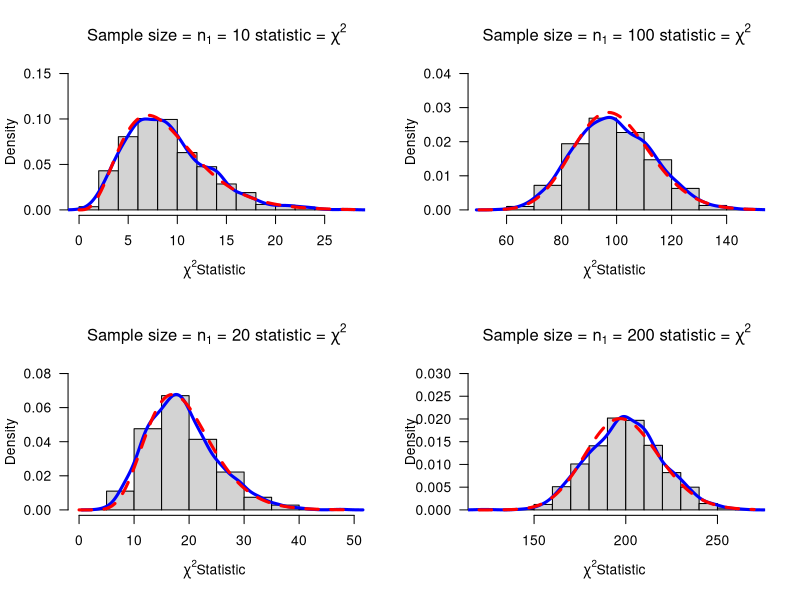
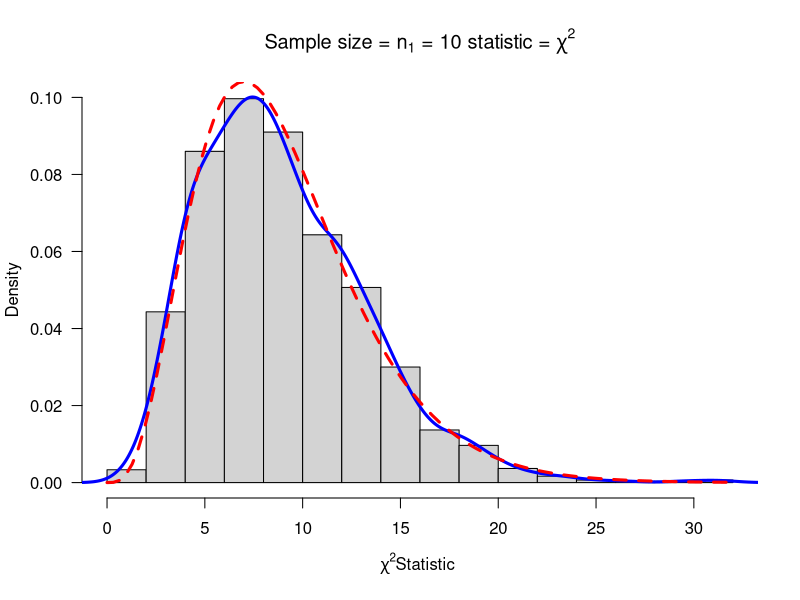
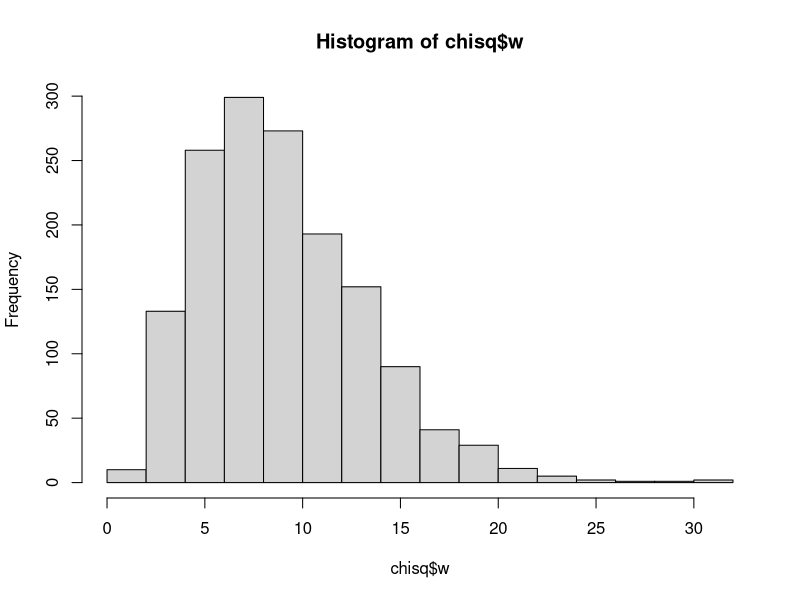
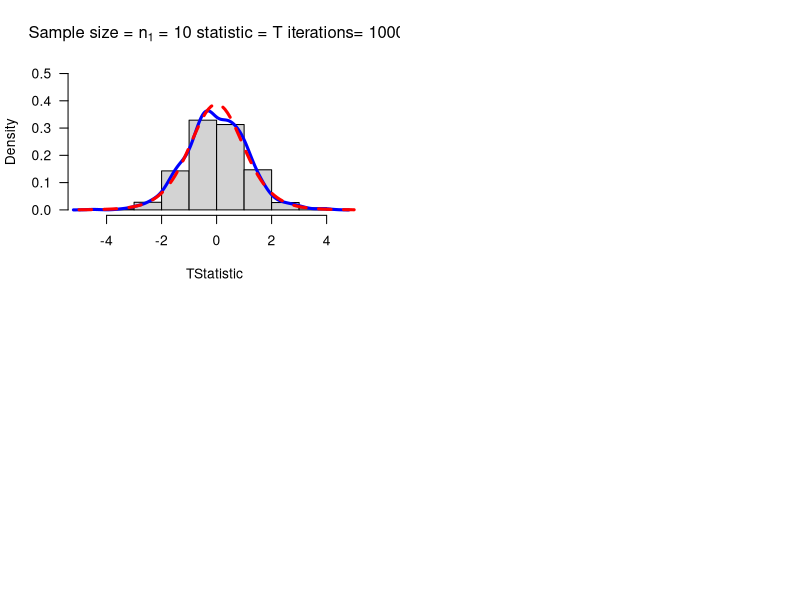

Recreate these plots in R, in order. (Note: this script raises an error after producing the figures.)
# Task 1
getwd()

# Task 2
mychisim <- function(n1=10,sigma1=4,mean1=10,iter=1000,ymax=0.1,...){    # adjust ymax to make graph fit
  y1=rnorm(n1*iter,mean=mean1,sd=sigma1) # generate iter samples of size n1
  
  data1.mat=matrix(y1,nrow=n1,ncol=iter,byrow=TRUE) # Each column is a sample size n1
  
  ssq1=apply(data1.mat,2,var) # ssq1 is s squared
  
  w=(n1-1)*ssq1/sigma1^2      #chi-sq stat
  
  hist(w,freq=FALSE, ylim=c(0,ymax), # Histogram with annotation
       main=substitute(paste("Sample size = ",n[1]," = ",n1," statistic = ",chi^2)),
       xlab=expression(paste(chi^2, "Statistic",sep=" ")), las=1)
  lines(density(w),col="Blue",lwd=3) # add a density plot
  curve(dchisq(x,n1-1),add=TRUE,col="Red",lty=2,lwd=3) # add a theoretical curve
  title=expression(chi^2==frac((n[1]-1)*s^2,sigma^2)) #mathematical annotation -see ?plotmath
  # legend(locator(1),c("Simulated","Theoretical"),col=c("Blue","Red"),lwd=4,lty=1:2,bty="n",title=title) # Legend #
  return(list(w=w,summary=summary(w),sd=sd(w),fun="Chi-sq")) # some output to use if needed
}
layout(matrix(1:4, nr=2,nc=2))

chisim1 <- mychisim(ymax=0.15)
chisim2 <- mychisim(n1=20, ymax=0.08)
chisim3 <- mychisim(n1=100, ymax=0.04)
chisim4 <- mychisim(n1=200, ymax=0.03)

par(mfrow=c(1,1))

chisq <- mychisim(iter=1500, mean1=20, sigma1=10)
hist(chisq$w)

# Task 3
myTsim <- function(n1=10,sigma1=4,mean1=10,iter=1000,ymax=0.5,...){    # adjust ymax to make graph fit
  y1=rnorm(n1*iter,mean=mean1,sd=sigma1)# generate iter samples of size n1
  
  data1.mat=matrix(y1,nrow=n1,ncol=iter,byrow=TRUE) # Each column is a sample size n1
  
  sd1=apply(data1.mat,2,sd) # sd
  ybar=apply(data1.mat,2,mean)  # mean
  
  w=(ybar-mean1)/(sd1/sqrt(n1))      #T stat
  
  hist(w,freq=FALSE, ylim=c(0,ymax), # Histogram with annotation
       main=substitute(paste("Sample size = ",n[1]," = ",n1," statistic = ",T," iterations= ",iter)),
       xlab=expression(paste(T, "Statistic",sep=" ")), las=1)
  lines(density(w),col="Blue",lwd=3) # add a density plot
  curve(dt(x,n1-1),add=TRUE,col="Red",lty=2,lwd=3) # add a theoretical curve
  title=expression(T==frac((bar(y)-mu),s/sqrt(n1))) #mathematical annotation -see ?plotmath
  legend(locator(1),c("Simulated","Theoretical"),col=c("Blue","Red"),lwd=4,lty=1:2,bty="n",title=title) # Legend #
  return(list(w=w,summary=summary(w),sd=sd(w),fun="T")) # some output to use if needed
}
layout(matrix(1:4, nr=2,nc=2))

tsim1 <- myTsim()
tsim2 <- myTsim(n1=20)
tsim3 <- myTsim(n1=100)
tsim4 <- myTsim(n1=200)

par(mfrow=c(1,1))

T <- myTsim(iter=1500, mean1=20, sigma1=10)
hist(T$w)

# Task 4
mychisim2<-function(n1=10,n2=10,sigma1=4,sigma2=4,mean1=5,mean2=10,iter=1000,ymax=0.07,...){    # adjust ymax to make graph fit
  y1=rnorm(n1*iter,mean=mean1,sd=sigma1)# generate iter samples of size n1
  y2=rnorm(n2*iter,mean=mean2,sd=sigma2)
  data1.mat=matrix(y1,nrow=n1,ncol=iter,byrow=TRUE) # Each column is a sample size n1
  data2.mat=matrix(y2,nrow=n2,ncol=iter,byrow=TRUE)
  ssq1=apply(data1.mat,2,var) # ssq1 is s squared
  ssq2=apply(data2.mat,2,var)
  spsq=((n1-1)*ssq1 + (n2-1)*ssq2)/(n1+n2-2) # pooled s squared
  w=(n1+n2-2)*spsq/(sigma1^2)#sigma1=sigma2,  Chi square stat
  hist(w,freq=FALSE, ylim=c(0,ymax), # Histogram with annotation
       main=substitute(paste("Sample size = ",n[1]+n[2]," = ",n1+n2," statistic = ",chi^2)),
       xlab=expression(paste(chi^2, "Statistic",sep=" ")), las=1)
  lines(density(w),col="Blue",lwd=3) # add a density plot
  curve(dchisq(x,n1+n2-2),add=TRUE,col="Red",lty=2,lwd=3) # add a theoretical curve
  title=expression(chi^2==frac((n[1]+n[2]-2)*S[p]^2,sigma^2)) #mathematical annotation -see ?plotmath
  # legend(locator(1),c("Simulated","Theoretical"),col=c("Blue","Red"),lwd=4,lty=1:2,bty="n",title=title) # Legend #
  return(list(w=w,summary=summary(w),sd=sd(w),fun="Chi-sq")) # some output to use if needed
}
layout(matrix(1:4, nr=2,nc=2))

chi2sam1 <- mychisim2()
chi2sam2 <- mychisim2(n1=20, mean1=3, mean2=5, sigma1=10, sigma2=10)
chi2sam3 <- mychisim2(n1=50, n2=50, iter=10000, ymax=0.04)
chi2sam4 <- mychisim2(n1=80, n2=50, mean=3, mean2=5, sigma1=10, sigma2=10, ymax=0.03)

par(mfrow=c(1,1))

chi2sam <- mychisim2(n1=10,n2=14,sigma1=3,sigma2=3,mean1=5,mean2=10,iter=1000,ymax=0.07)
hist(chi2sam$w)

# Task 5
myTsim2 <- function(n1=10,n2=14,sigma1=3,sigma2=3,mean1=5,mean2=10,iter=1000,ymax=0.5,...){
  y1=rnorm(n1*iter,mean=mean1,sd=sigma1)# generate iter samples of size n1
  y2=rnorm(n2*iter,mean=mean2,sd=sigma2)
  data1.mat=matrix(y1,nrow=n1,ncol=iter,byrow=TRUE) # Each column is a sample size n1
  data2.mat=matrix(y2,nrow=n2,ncol=iter,byrow=TRUE)
  ssq1=apply(data1.mat,2,var) # ssq1 is s squared
  ybar1= apply(data1.mat,2,mean)
  ssq2=apply(data2.mat,2,var)
  ybar2=apply(data2.mat,2,mean)
  spsq=((n1-1)*ssq1 + (n2-1)*ssq2)/(n1+n2-2) # pooled s squared
  w=((ybar1-ybar2)-(mean1-mean2))/sqrt(spsq*(1/n1+1/n2))#sigma1=sigma2,  Chi square stat
  hist(w,freq=FALSE, ylim=c(0,ymax), # Histogram with annotation
       main=substitute(paste("Sample size = ",n[1]+n[2]," = ",n1+n2," statistic = ",T)),
       xlab=paste(" T Statistic",sep=""), las=1)
  lines(density(w),col="Blue",lwd=3) # add a density plot
  curve(dt(x,n1+n2-2),add=TRUE,col="Red",lty=2,lwd=3) # add a theoretical curve
  title=expression(T==frac((bar(Y)[1]-bar(Y)[2])-(mu[1]-mu[2]),S[p]*sqrt(frac(1,n[1])+frac(1,n[2])))) #mathematical annotation -see ?plotmath
  # legend(2,0.2,c("Simulated","Theoretical"),col=c("Blue","Red"),lwd=4,lty=1:2,bty="n",title=title)# Legend #
  return(list(w=w,summary=summary(w),sdw=sd(w),fun="T")) # some output to use if needed
}
layout(matrix(1:4, nr=2,nc=2))

t2sam1 <- myTsim2(n2=10, sigma1=4, sigma2=4)
t2sam2 <- myTsim2(n1=20, n2=10, mean1=3, mean2=5, sigma1=10, sigma2=10)
t2sam3 <- myTsim2(n1=50, n2=50, sigma1=4, sigma2=4, iter=10000)
t2sam4 <- myTsim2(n1=80, n2=50, mean1=3, mean2=5, sigma1=10, sigma2=10, iter=10000)

par(mfrow=c(1,1))

t2sam <- myTsim(iter=10000)
hist(t2sam$w)

# Task 6
myFsim2<-function(n1=10,n2=14,sigma1=3,sigma2=2,mean1=5,mean2=10,iter=1000,ymax=0.9,...){
  y1=rnorm(n1*iter,mean=mean1,sd=sigma1)# generate iter samples of size n1
  y2=rnorm(n2*iter,mean=mean2,sd=sigma2)
  data1.mat=matrix(y1,nrow=n1,ncol=iter,byrow=TRUE) # Each column is a sample size n1
  data2.mat=matrix(y2,nrow=n2,ncol=iter,byrow=TRUE)
  ssq1=apply(data1.mat,2,var) # ssq1 is s squared
  ssq2=apply(data2.mat,2,var)
  #spsq=((n1-1)*ssq1 + (n2-1)*ssq2)/(n1+n2-2) # pooled s squared
  w=ssq1*sigma2^2/(ssq2*sigma1^2) #
  hist(w,freq=FALSE, ylim=c(0,ymax), # Histogram with annotation
       main=substitute(paste("Sample size = ",n[1]+n[2]," = ",n1+n2," statistic = ",F)),
       xlab=paste("F Statistic",sep=""), las=1)
  lines(density(w),col="Blue",lwd=3) # add a density plot
  curve(df(x,n1-1,n2-1),xlim=c(0,6),add=TRUE,col="Red",lty=2,lwd=3) # add a theoretical curve
  title=expression(F==frac(s[1]^2,s[2]^2)*frac(sigma[2]^2,sigma[1]^2)) #mathematical annotation -see ?plotmath
  legend(6,0.5,c("Simulated","Theoretical"),col=c("Blue","Red"),lwd=4,lty=1:2,bty="n",title=title)# Legend #
  return(list(w=w,summary=summary(w),sd=sd(w),fun="F")) # some output to use if needed
}
# F = ((sd1/sd2)^2)((sigma2/sigma1)^2)
# No assumptions made
layout(matrix(1:4, nr=2,nc=2))

fsim1 <- myFsim2(n2=10, sigma1=4, sigma2=4)
fsim2 <- myFsim2(n1=20, n2=10, mean1=3, mean2=5, sigma1=10, sigma2=10)
fsim3 <- myFsim2(n1=50, n2=50, sigma1=4, sigma2=4, iter=10000, ymax=1.5)
fsim4 <- myFsim2(n1=80, n2=50, mean1=3, mean2=5, sigma1=10, sigma2=10, iter=10000, ymax=1.7)

par(mfrow=c(1,1))

fsim <- myFsim2(iter=10000)
hist(fsim$w)

# Task 7